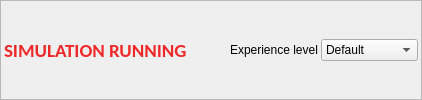
    <widget class="QFrame" name="_experience_level_frame">
     <property name="frameShape">
      <enum>QFrame::StyledPanel</enum>
     </property>
     <property name="frameShadow">
      <enum>QFrame::Raised</enum>
     </property>
     <layout class="QHBoxLayout" name="horizontalLayout_3" stretch="0,0,0,0">
      <property name="spacing">
       <number>3</number>
      </property>
      <property name="leftMargin">
       <number>3</number>
      </property>
      <property name="topMargin">
       <number>3</number>
      </property>
      <property name="rightMargin">
       <number>3</number>
      </property>
      <property name="bottomMargin">
       <number>3</number>
      </property>
      <item>
       <widget class="QLabel" name="_sim_status_indicator">
        <property name="palette">
         <palette>
          <active>
           <colorrole role="WindowText">
            <brush brushstyle="SolidPattern">
             <color alpha="255">
              <red>239</red>
              <green>41</green>
              <blue>41</blue>
             </color>
            </brush>
           </colorrole>
           <colorrole role="Text">
            <brush brushstyle="SolidPattern">
             <color alpha="255">
              <red>239</red>
              <green>41</green>
              <blue>41</blue>
             </color>
            </brush>
           </colorrole>
           <colorrole role="ButtonText">
            <brush brushstyle="SolidPattern">
             <color alpha="255">
              <red>239</red>
              <green>41</green>
              <blue>41</blue>
             </color>
            </brush>
           </colorrole>
          </active>
          <inactive>
           <colorrole role="WindowText">
            <brush brushstyle="SolidPattern">
             <color alpha="255">
              <red>239</red>
              <green>41</green>
              <blue>41</blue>
             </color>
            </brush>
           </colorrole>
           <colorrole role="Text">
            <brush brushstyle="SolidPattern">
             <color alpha="255">
              <red>239</red>
              <green>41</green>
              <blue>41</blue>
             </color>
            </brush>
           </colorrole>
           <colorrole role="ButtonText">
            <brush brushstyle="SolidPattern">
             <color alpha="255">
              <red>239</red>
              <green>41</green>
              <blue>41</blue>
             </color>
            </brush>
           </colorrole>
          </inactive>
          <disabled>
           <colorrole role="WindowText">
            <brush brushstyle="SolidPattern">
             <color alpha="255">
              <red>141</red>
              <green>144</green>
              <blue>145</blue>
             </color>
            </brush>
           </colorrole>
           <colorrole role="Text">
            <brush brushstyle="SolidPattern">
             <color alpha="255">
              <red>141</red>
              <green>144</green>
              <blue>145</blue>
             </color>
            </brush>
           </colorrole>
           <colorrole role="ButtonText">
            <brush brushstyle="SolidPattern">
             <color alpha="255">
              <red>141</red>
              <green>144</green>
              <blue>145</blue>
             </color>
            </brush>
           </colorrole>
          </disabled>
         </palette>
        </property>
        <property name="font">
         <font>
          <family>Carlito</family>
          <pointsize>14</pointsize>
          <weight>75</weight>
          <bold>true</bold>
         </font>
        </property>
        <property name="text">
         <string>SIMULATION RUNNING</string>
        </property>
       </widget>
      </item>
      <item>
       <spacer name="horizontalSpacer_33">
        <property name="orientation">
         <enum>Qt::Horizontal</enum>
        </property>
        <property name="sizeHint" stdset="0">
         <size>
          <width>40</width>
          <height>20</height>
         </size>
        </property>
       </spacer>
      </item>
      <item>
       <widget class="QLabel" name="_experience_level_label">
        <property name="text">
         <string>Experience level</string>
        </property>
       </widget>
      </item>
      <item>
       <widget class="QComboBox" name="_experience_level_combo_box">
        <item>
         <property name="text">
          <string>Default</string>
         </property>
        </item>
        <item>
         <property name="text">
          <string>Intermediate</string>
         </property>
        </item>
        <item>
         <property name="text">
          <string>Developer</string>
         </property>
        </item>
       </widget>
      </item>
     </layout>
    </widget>
